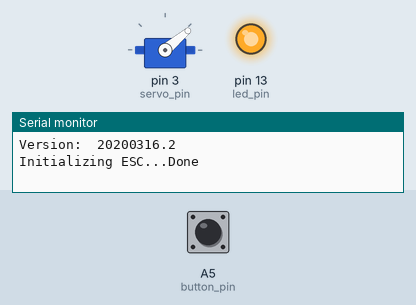
This sketch was run on a simulated Arduino Uno, built with avr-gcc and run on an emulated ATmega328P. Shown: servo, output pins drawn as LEDs (lit = HIGH), the last lines printed to the serial monitor. The test bench sets the inputs (shaded band); at power-on: A5 (button_pin) HIGH.

Above: at 6.2 s.
6.3 s: A5 (button_pin) pulled LOW for 0.15 s
At 6.9 s:
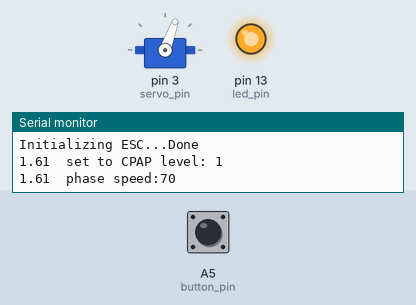
8.1 s: A5 (button_pin) pulled LOW for 1 s
At 8.42 s:
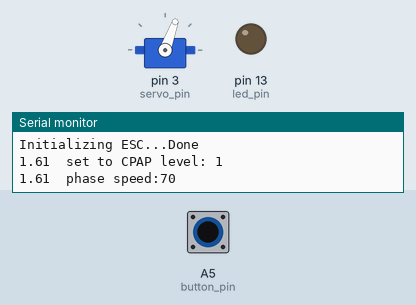
10.6 s: A5 (button_pin) pulled LOW for 0.15 s
At 11.4 s:
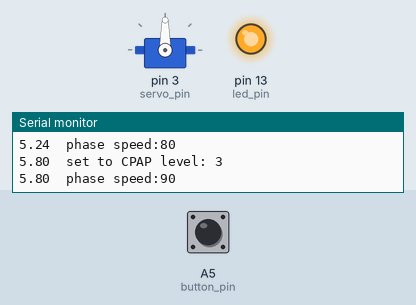
12.4 s: A5 (button_pin) pulled LOW for 3.2 s
At 12.72 s:
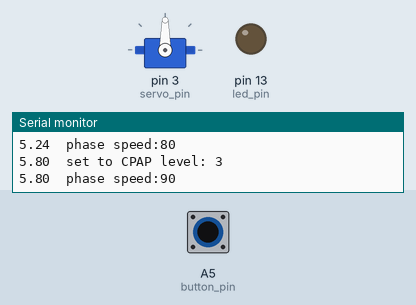
17.1 s: A5 (button_pin) pulled LOW for 0.15 s
At 17.8 s:
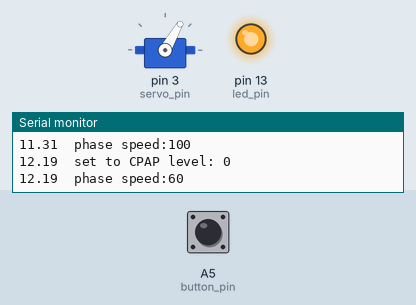
18.9 s: A5 (button_pin) pulsed LOW 2 times (0.12 s each, 0.3 s apart)
At 20.4 s:
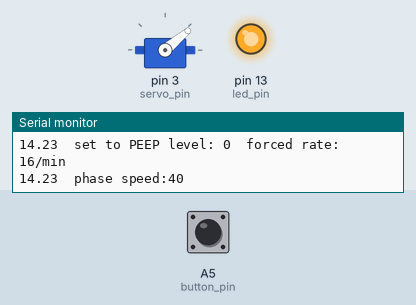
Timing chart, 0 to 22.0 s (numbered marks = the images above; inputs shaded):
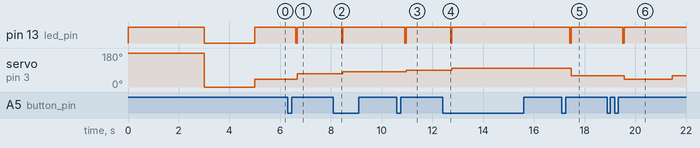

Measured:
- after the input at 6.3 s, pin 13 (led_pin): HIGH → LOW after 0.31 s, → HIGH 0.05 s later; servo on pin 3 (servo_pin): 40° → 70° after 0.36 s
- after the input at 8.1 s, pin 13 (led_pin): HIGH → LOW after 0.32 s, → HIGH 0.05 s later; servo on pin 3 (servo_pin): 70° → 80° after 0.37 s
- after the input at 10.6 s, pin 13 (led_pin): HIGH → LOW after 0.31 s, → HIGH 0.05 s later; servo on pin 3 (servo_pin): 80° → 90° after 0.37 s
- after the input at 12.4 s, pin 13 (led_pin): HIGH → LOW after 0.32 s, → HIGH 0.05 s later; servo on pin 3 (servo_pin): 90° → 100° after 0.37 s
- after the input at 17.1 s, pin 13 (led_pin): HIGH → LOW after 0.32 s, → HIGH 0.05 s later; servo on pin 3 (servo_pin): 100° → 60° after 0.37 s
- after the input at 18.9 s, pin 13 (led_pin): HIGH → LOW after 0.61 s, → HIGH 0.05 s later; servo on pin 3 (servo_pin): 60° → 40° after 0.67 s, → 60° 1.9 s later

The sketch:

ventilator_control.ino
```cpp
// originally written by Johnny Lee <jcl5m1+ventilator@gmail.com>

#include <Servo.h>

Servo myservo;

//some variables to tweek
#define version "20200316.2"
#define rate 16 // breathing cycles per minute
#define enable_motor true // useful for debugging without noise

#define max_speed 180
#define min_speed 0
#define PEEP_speed 40 //approx 5cm/H2O
#define led_pin 13
#define button_pin A5
#define current_pin A0
#define servo_pin 3
#define serial_baud 9600

int buttonState = 1;
int buttonStatePrev = 1;
int speed_state = 0;
int loop_count = 0;
int click_loop_count = 0;
int click_count = 0;

int target_speed_high = 0;
int target_speed_low = 0;

int cycle_counter = 0;
int cycle_phase = 0;
int mode = 0;
int current = 0;


void setup() {

  Serial.begin(serial_baud);
  Serial.print("Version:\t");
  Serial.println(version);

  pinMode(led_pin, OUTPUT);
  pinMode(current_pin, INPUT);
  analogReference(INTERNAL); // sets reference to 1.1v
  pinMode(button_pin, INPUT_PULLUP);
  digitalWrite(led_pin, HIGH);

  if(enable_motor){
    myservo.attach(servo_pin,1000,2000); // some motors need min/max setting

    Serial.print("Initializing ESC...");

    myservo.write(max_speed);
    delay(3000); // wait for esc to boot, and sample maximum
    myservo.write(min_speed);
    digitalWrite(led_pin, LOW);
    delay(2000);  // wait for esc to sample minimum

    digitalWrite(led_pin, HIGH);
    myservo.write(PEEP_speed);
    Serial.println("Done");
  } else {
    Serial.println("Motor disabled.  Bypassing initialization");
  }
}

void loop() {

  buttonStatePrev = buttonState;
  buttonState = digitalRead(button_pin);

  // button down event, accumulate number of clicks and time of first click
  if(buttonState == 0 and buttonStatePrev == 1){
    click_loop_count = loop_count;
    click_count += 1;
  }

  if(click_count > 0){
    // past click count timeout
    if(click_loop_count + 30 < loop_count){
      if(click_count == 1){ // single click
        speed_state = (speed_state + 1)%5;
        if(mode == 0){
          cycle_counter = 10000; // if in CPAP mode update immediately
        }
      }
      if(click_count == 2){ // double click
        mode = (mode +1)%2;
        // if entering PEEP mode, update immediately in exhale cycle
        // otherwise, maintain phase
        cycle_phase = 0;
        cycle_counter = 10000;
      }
      // blink LED
      digitalWrite(led_pin, LOW);
      delay(50);
      digitalWrite(led_pin, HIGH);

      // print state
      Serial.print(loop_count/100.0);
      if(mode == 0){
        Serial.print("\tset to CPAP level: ");
        Serial.println(speed_state);
      }
      if(mode == 1){
        Serial.print("\tset to PEEP level: ");
        Serial.print(speed_state);
        Serial.print("\tforced rate: ");
        Serial.print(rate);
        Serial.println("/min");
      }
      click_count = 0;
    }
  }

  // approximate pressure mapping fro original blower. Other blowers will vary
  // 40 ~= 5cm/H2O
  // 60 ~= 10cm/H2O
  // 90 ~= 18cm/H2O
  // 120 ~= 32cm/H2O

  if (speed_state == 0) {
    target_speed_high = 60;
    target_speed_low = PEEP_speed;
  }
  if (speed_state == 1) {
    target_speed_high = 70;
    target_speed_low = PEEP_speed;
  }
  if (speed_state == 2) {
    target_speed_high =  80;
    target_speed_low =  PEEP_speed;
  }
  if (speed_state == 3) {
    target_speed_high =  90;
    target_speed_low =  PEEP_speed;
  }
  if (speed_state == 4) {
    target_speed_high =  100;
    target_speed_low =  PEEP_speed;
  }

  //CPAP mode, both speed are the same
  if(mode == 0)
    target_speed_low = target_speed_high;

  // handle breath in/out cycle at target rate/min
  cycle_counter += 1;
  if( (30*100)/rate < cycle_counter){
    cycle_phase = (cycle_phase+1)%2;
    cycle_counter = 0;
    Serial.print(loop_count/100.0);
    Serial.print("\tphase speed:");
    if(cycle_phase == 0){
     if(enable_motor)
        myservo.write(target_speed_high);
      Serial.println(target_speed_high);
    } else {
     if(enable_motor)
        myservo.write(target_speed_low);
      Serial.println(target_speed_low);
    }
  }

  // for debugging breathing back pressure sensing
//  current = analogRead(current_pin);
//  Serial.print(current);
//  Serial.print(",");
//  Serial.println(digitalRead(button_pin));

  loop_count += 1;
  delay(10);  // approximately 100 cycles per second
}
```
